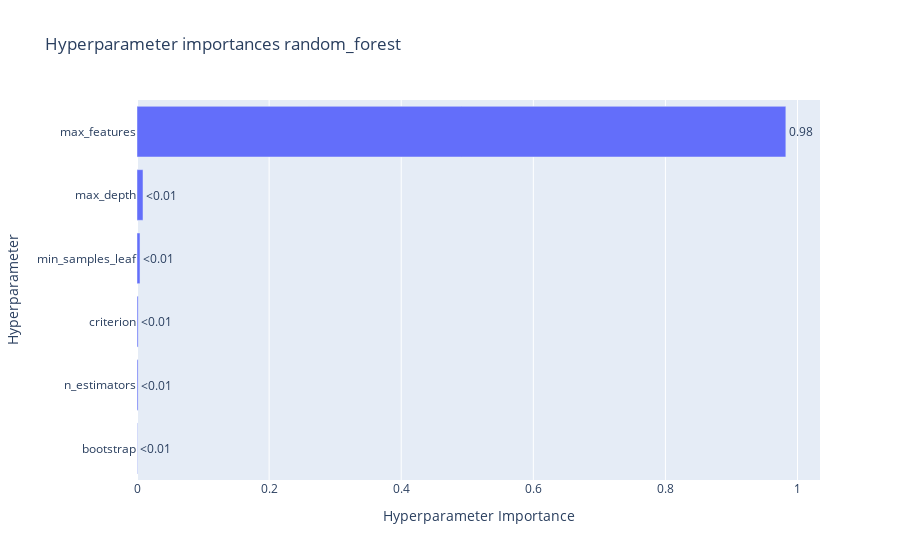
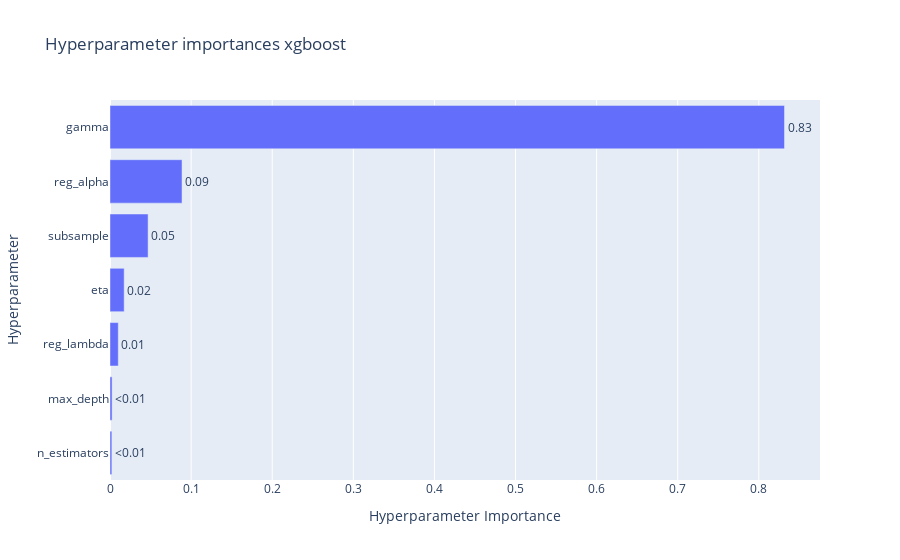
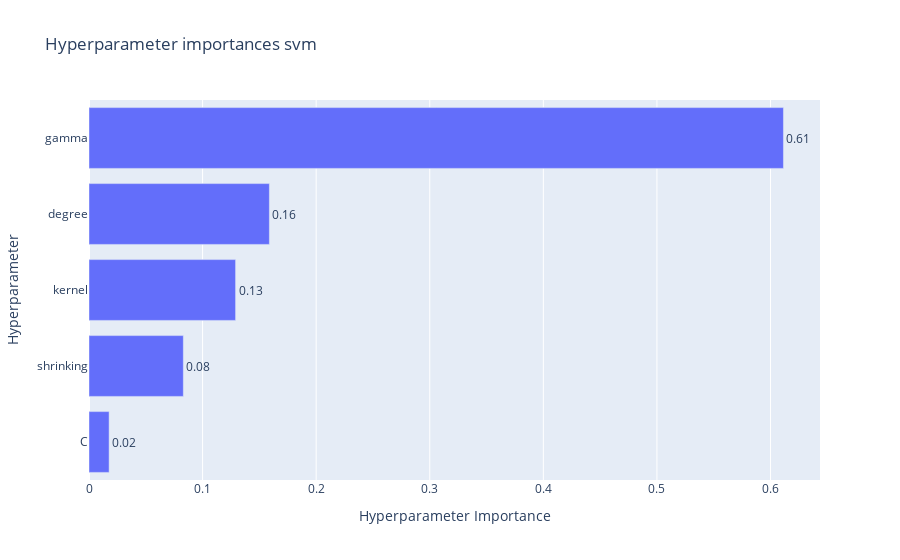
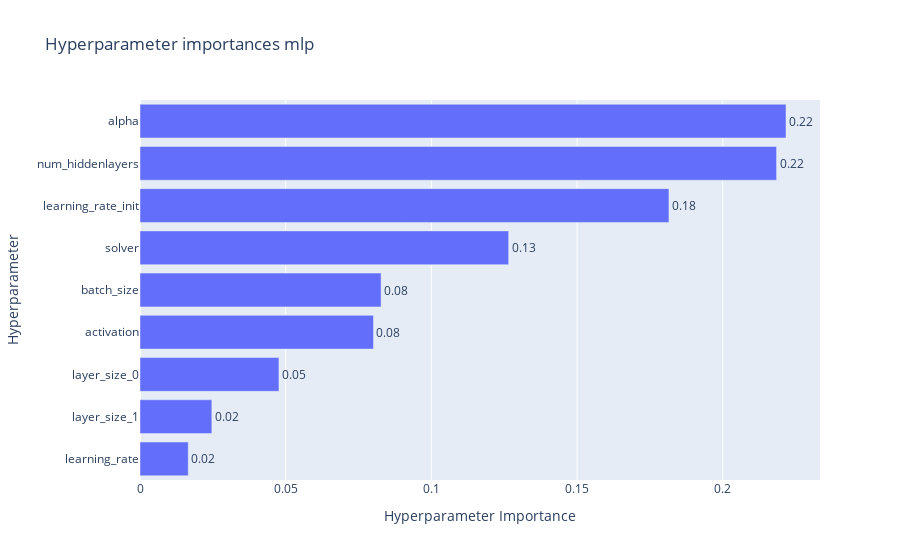

Here is the notebook cell these charts were saved with, in order:
### Markdown cell above
Another important aspect is the parameter importance of each model, which we can also show.

### Code cell
for i, (name, st) in enumerate(studies.items()):
    f = plot_param_importances(st)
    f.update_layout(title=f'Hyperparameter importances {name}')
    f.show()

### Figure 1 — Plotly figure (JSON) as saved in the notebook; plotly's stock layout.template omitted (floating-point values rounded to 4 significant figures)
{"data": [{"cliponaxis": false, "hovertemplate": ["bootstrap (CategoricalDistribution): 0.0006617678226421253<extra></extra>", "n_estimators (IntDistribution): 0.0016553861741403955<extra></extra>", "criterion (CategoricalDistribution): 0.001758748458465867<extra></extra>", "min_samples_leaf (IntDistribution): 0.004524615094826849<extra></extra>", "max_depth (IntDistribution): 0.009088838816608035<extra></extra>", "max_features (CategoricalDistribution): 0.9823106436333168<extra></extra>"], "name": "Objective Value", "orientation": "h", "text": ["<0.01", "<0.01", "<0.01", "<0.01", "<0.01", "0.98"], "textposition": "outside", "type": "bar", "x": [0.0006618, 0.001655, 0.001759, 0.004525, 0.009089, 0.9823], "y": ["bootstrap", "n_estimators", "criterion", "min_samples_leaf", "max_depth", "max_features"]}], "layout": {"title": {"text": "Hyperparameter importances random_forest"}, "xaxis": {"title": {"text": "Hyperparameter Importance"}}, "yaxis": {"title": {"text": "Hyperparameter"}}}}

### Figure 2 — Plotly figure (JSON) as saved in the notebook; plotly's stock layout.template omitted (floating-point values rounded to 4 significant figures)
{"data": [{"cliponaxis": false, "hovertemplate": ["n_estimators (IntDistribution): 0.0023006695721293634<extra></extra>", "max_depth (IntDistribution): 0.0025851756827881523<extra></extra>", "reg_lambda (FloatDistribution): 0.010197921551175168<extra></extra>", "eta (FloatDistribution): 0.01748189625088363<extra></extra>", "subsample (FloatDistribution): 0.04697766366862325<extra></extra>", "reg_alpha (FloatDistribution): 0.08882255156681708<extra></extra>", "gamma (FloatDistribution): 0.8316341217075834<extra></extra>"], "name": "Objective Value", "orientation": "h", "text": ["<0.01", "<0.01", "0.01", "0.02", "0.05", "0.09", "0.83"], "textposition": "outside", "type": "bar", "x": [0.002301, 0.002585, 0.0102, 0.01748, 0.04698, 0.08882, 0.8316], "y": ["n_estimators", "max_depth", "reg_lambda", "eta", "subsample", "reg_alpha", "gamma"]}], "layout": {"title": {"text": "Hyperparameter importances xgboost"}, "xaxis": {"title": {"text": "Hyperparameter Importance"}}, "yaxis": {"title": {"text": "Hyperparameter"}}}}

### Figure 3 — Plotly figure (JSON) as saved in the notebook; plotly's stock layout.template omitted (floating-point values rounded to 4 significant figures)
{"data": [{"cliponaxis": false, "hovertemplate": ["C (FloatDistribution): 0.017716035833780494<extra></extra>", "shrinking (CategoricalDistribution): 0.0830427200939395<extra></extra>", "kernel (CategoricalDistribution): 0.12905370874119096<extra></extra>", "degree (CategoricalDistribution): 0.1588034231301284<extra></extra>", "gamma (CategoricalDistribution): 0.6113841122009606<extra></extra>"], "name": "Objective Value", "orientation": "h", "text": ["0.02", "0.08", "0.13", "0.16", "0.61"], "textposition": "outside", "type": "bar", "x": [0.01772, 0.08304, 0.1291, 0.1588, 0.6114], "y": ["C", "shrinking", "kernel", "degree", "gamma"]}], "layout": {"title": {"text": "Hyperparameter importances svm"}, "xaxis": {"title": {"text": "Hyperparameter Importance"}}, "yaxis": {"title": {"text": "Hyperparameter"}}}}

### Figure 4 — Plotly figure (JSON) as saved in the notebook; plotly's stock layout.template omitted (floating-point values rounded to 4 significant figures)
{"data": [{"cliponaxis": false, "hovertemplate": ["learning_rate (CategoricalDistribution): 0.016556032204798697<extra></extra>", "layer_size_1 (IntDistribution): 0.02465656258608767<extra></extra>", "layer_size_0 (IntDistribution): 0.04768490319659068<extra></extra>", "activation (CategoricalDistribution): 0.08013357864581389<extra></extra>", "batch_size (CategoricalDistribution): 0.08274087359840766<extra></extra>", "solver (CategoricalDistribution): 0.12652034108009652<extra></extra>", "learning_rate_init (FloatDistribution): 0.18153268033627504<extra></extra>", "num_hiddenlayers (IntDistribution): 0.2184696394677432<extra></extra>", "alpha (FloatDistribution): 0.22170538888418675<extra></extra>"], "name": "Objective Value", "orientation": "h", "text": ["0.02", "0.02", "0.05", "0.08", "0.08", "0.13", "0.18", "0.22", "0.22"], "textposition": "outside", "type": "bar", "x": [0.01656, 0.02466, 0.04768, 0.08013, 0.08274, 0.1265, 0.1815, 0.2185, 0.2217], "y": ["learning_rate", "layer_size_1", "layer_size_0", "activation", "batch_size", "solver", "learning_rate_init", "num_hiddenlayers", "alpha"]}], "layout": {"title": {"text": "Hyperparameter importances mlp"}, "xaxis": {"title": {"text": "Hyperparameter Importance"}}, "yaxis": {"title": {"text": "Hyperparameter"}}}}
